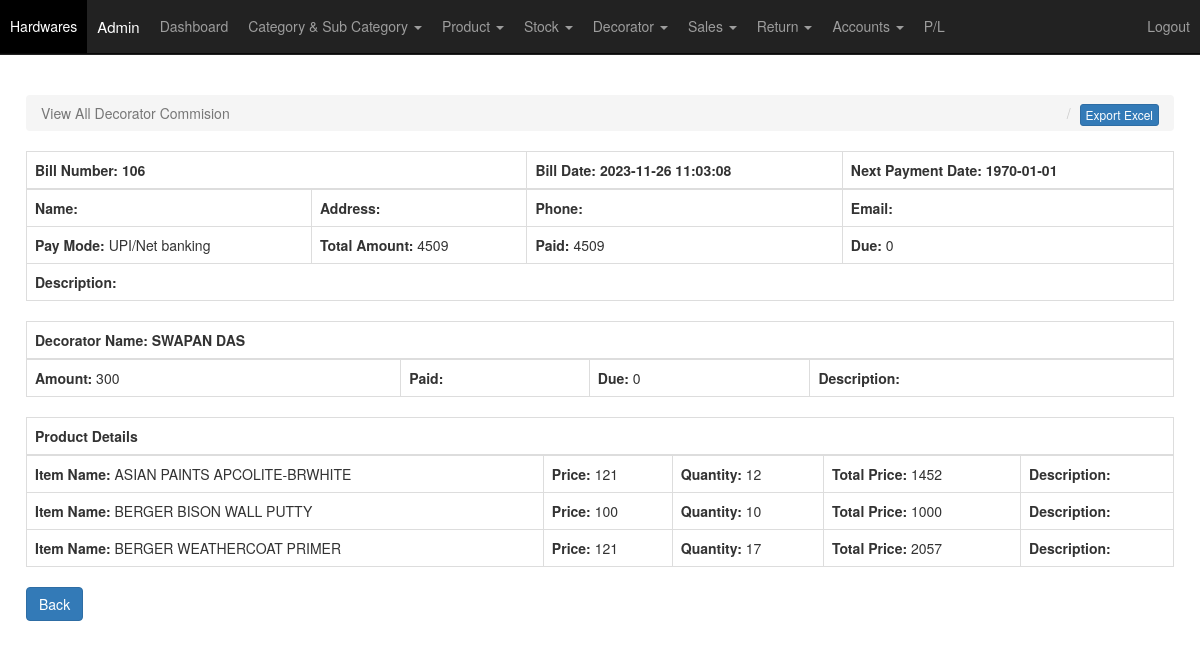
/view_commision.php?flag=view&view_id=8 (signed in), run on the app's committed database.
### tables this page shows
CREATE TABLE `sales` (
  `sales_id` int NOT NULL,
  `bill_number` varchar(55) NOT NULL,
  `name` varchar(255) NOT NULL,
  `address` varchar(255) NOT NULL,
  `phone` varchar(55) NOT NULL,
  `email` varchar(55) NOT NULL,
  `pay_mode` varchar(55) NOT NULL,
  `total_purchase_amount` varchar(155) NOT NULL,
  `total_amount` varchar(55) NOT NULL,
  `paid` varchar(55) NOT NULL,
  `due` varchar(55) NOT NULL,
  `description` longtext NOT NULL,
  `decorator_id` varchar(55) NOT NULL,
  `next_payment_date` varchar(55) NOT NULL,
  `refer_type` varchar(15) NOT NULL DEFAULT 'S',
  `insert_date` datetime NOT NULL DEFAULT CURRENT_TIMESTAMP
);

CREATE TABLE `decorator` (
  `decorator_id` int NOT NULL,
  `name` varchar(155) NOT NULL,
  `phone` varchar(55) NOT NULL,
  `address` varchar(255) NOT NULL,
  `insert_date` datetime NOT NULL DEFAULT CURRENT_TIMESTAMP
);

CREATE TABLE `decorator_commision` (
  `decorator_commision_id` int NOT NULL,
  `sales_id` int NOT NULL,
  `decorator_id` int NOT NULL,
  `decorator_amount` varchar(55) NOT NULL,
  `decorator_paid` varchar(55) NOT NULL,
  `decorator_due` varchar(55) NOT NULL,
  `description` longtext NOT NULL,
  `insert_date` datetime NOT NULL DEFAULT CURRENT_TIMESTAMP
);

CREATE TABLE `item_sales` (
  `item_sales_id` int NOT NULL,
  `sales_id` int NOT NULL,
  `item_name` varchar(155) NOT NULL,
  `quantity` varchar(55) NOT NULL,
  `price` varchar(55) NOT NULL,
  `total_price` varchar(55) NOT NULL,
  `description` varchar(255) NOT NULL,
  `refer_type` varchar(15) NOT NULL DEFAULT 'S',
  `insert_date` datetime NOT NULL DEFAULT CURRENT_TIMESTAMP
);

CREATE TABLE `product` (
  `product_id` int NOT NULL,
  `category_id` int NOT NULL,
  `sub_category_id` int NOT NULL,
  `product_name` varchar(255) NOT NULL,
  `product_volume` varchar(155) NOT NULL,
  `product_desc` varchar(255) NOT NULL,
  `quantity` varchar(55) NOT NULL DEFAULT '0',
  `insert_date` datetime NOT NULL DEFAULT CURRENT_TIMESTAMP
);

### view_commision.php (the view, shortened to what this page needs)
<?php include "include/header.php"; ?>
    <div id="wrapper">
        <?php include "top-menu.php"; ?>
        <div id="page-wrapper">
            <div class="container-fluid">
                <p>&nbsp;</p>
                <div class="row">
                    <div class="col-lg-12">
                        <ol class="breadcrumb">
                            <li class="active">
                                <i class="fa fa-dashboard"></i> View All  Decorator Commision
                            </li>
                            <li style="float:right;"><button class="btn btn-primary btn-xs" onclick="ExportToExcel('xlsx')">Export Excel</button></li>
                        </ol>
                    </div>
                </div>
                <div class="row">
                    <?php if($_REQUEST['flag'] == "edit") {
                          $show = mysqli_fetch_array(mysqli_query($conn, "SELECT * from `decorator_commision` where `decorator_commision_id` = '$_REQUEST[edit_id]'")); ?>
                        <div class="col-lg-12 col-md-12">
                            <form role="form" action="<?php echo $_SERVER['PHP_SELF']; ?>" method="POST">
                                <input name="decorator_commision_id" value="<?php echo $show['decorator_commision_id']; ?>" type="hidden">
                                <div class="col-lg-12">
                                    <table class="table table-bordered">
                                        <thead>
                                          <tr class="success">
                                            <th>Decorator Name</th>
                                            <th>Total Commision</th>
                                            <th>Previous Payment</th>
                                            <th>Due Amount</th>
                                          </tr>
                                        </thead>
                                        <tbody>
                                          <tr>
                                            <td>Rs. <?php $show_dec = mysqli_fetch_array(mysqli_query($conn, "SELECT * FROM decorator WHERE decorator_id='".$show['decorator_id']."'")); echo $show_dec['name']; ?> ( <?php echo $show_dec['phone']; ?> )</td>
                                            <td>Rs. <?php echo $show['decorator_amount']; ?></td>
                                            <td>Rs. <?php echo $show['decorator_paid']; ?><input name="prepaid" type="hidden" value="<?php echo $show['decorator_paid']; ?>"></td>
                                            <td>Rs. <?php echo $show['decorator_due']; ?><input id="pddue" name="pddue" type="hidden" value="<?php echo $show['decorator_due']; ?>"></td>
                                          </tr>
                                        </tbody>
                                    </table>
                                </div>
                                <div class="col-md-2">
                                    <div class="form-group">
                                      <label>Total Amount</label>
                                      <input class="form-control" id="damount" name="tamount" type="text" value="<?php echo $show['decorator_amount']; ?>" placeholder="Enter Total Amount">
                                    </div>
                                </div>
                                <div class="col-md-2">
                                    <div class="form-group">
                                      <label>Paid</label>
                                      <input class="form-control" id="ppaid" name="paid" type="text" onkeyup="calc1()" placeholder="Enter Paid">
                                    </div>
                                </div>
                                <div class="col-md-2">
                                    <div class="form-group">
                                      <label>Due</label>
                                      <input class="form-control" id="ddue" name="due" type="text" placeholder="Enter Due">
                                    </div>
                                </div>
                                <div class="col-md-6">
                                    <div class="form-group">
                                      <label>Description</label>
                                      <textarea class="form-control" name="description" rows="4" cols="50" placeholder="Enter Description" style="height:80px;"><?php echo $show['description']; ?></textarea>
                                    </div>
                                </div>
                                <div class="col-md-3">
                                    <div class="form-group">
                                        <input name="update" class="btn btn-primary" type="submit" value="Update" />
                                        <a href="view_commision.php" class="btn btn-primary">Cancel</a>
                                    </div>
                                </div>
                            </form>
                    </div>
                    <?php } else if($_REQUEST['flag'] == "view") {
                          $show_sales = mysqli_fetch_array(mysqli_query($conn, "SELECT * from `sales` where `sales_id` = '$_REQUEST[view_id]'")); ?>
                    <div class="col-lg-12 col-md-12">
                          <div class="table-responsive">
                              <table class="table table-bordered">
                                <thead>
                                  <tr>
                                    <th colspan="2">Bill Number: <?php echo $show_sales['bill_number']; ?></th>
                                    <th>Bill Date: <?php echo $show_sales['insert_date']; ?></th>
                                    <th>Next Payment Date: <?php echo $show_sales['next_payment_date']; ?></th>
                                  </tr>
                                </thead>
                                <tbody>
                                  <tr>
                                    <td><b>Name:</b> <?php echo $show_sales['name']; ?></td>
                                    <td><b>Address:</b> <?php echo $show_sales['address']; ?></td>
                                    <td><b>Phone:</b> <?php echo $show_sales['phone']; ?></td>
                                    <td><b>Email:</b> <?php echo $show_sales['email']; ?></td>
                                  </tr>
                                  <tr>
                                    <td><b>Pay Mode:</b> <?php echo $show_sales['pay_mode']; ?></td>
                                    <td><b>Total Amount:</b> <?php echo $show_sales['total_amount']; ?></td>
                                    <td><b>Paid:</b> <?php echo $show_sales['paid']; ?></td>
                                    <td><b>Due:</b> <?php echo $show_sales['due']; ?></td>
                                  </tr>
                                  <tr>
                                    <td colspan="4"><b>Description:</b> <?php echo $show_sales['description']; ?></td>
                                  </tr>
                                </tbody>
                              </table>
                            </div>
                            <?php $show_dec = mysqli_fetch_array(mysqli_query($conn, "SELECT * from `decorator` where `decorator_id` = '".$show_sales['decorator_id']."'")); ?>
                          <div class="table-responsive mt-3">
                              <table class="table table-bordered">
                                <thead>
                                  <tr>
                                    <th colspan="4">Decorator Name: <?php echo $show_dec['name']; ?></th>
                                  </tr>
                                </thead>
                                <tbody>
                                  <?php $sql_comm = mysqli_query($conn, "SELECT * FROM decorator_commision WHERE sales_id='".$show_sales['sales_id']."'");
                                        while($show_comm = mysqli_fetch_array($sql_comm)) { ?>
                                  <tr>
                                    <td><b>Amount:</b> <?php echo $show_comm['decorator_amount']; ?></td>
                                    <td><b>Paid:</b> <?php echo $show_comm['decorator_paid']; ?></td>
                                    <td><b>Due:</b> <?php echo $show_comm['decorator_due']; ?></td>
                                    <td><b>Description:</b> <?php echo $show_comm['description']; ?></td>
                                  </tr>
                                  <?php } ?>
                                </tbody>
                              </table>
                            </div>
                          <div class="table-responsive mt-3">
                              <table class="table table-bordered">
                                <thead>
                                  <tr>
                                    <th colspan="5">Product Details</th>
                                  </tr>
                                </thead>
                                <tbody>
                                  <?php $sql_item = mysqli_query($conn, "SELECT * FROM item_sales WHERE sales_id='".$show_sales['sales_id']."'");
                                        while($show_item = mysqli_fetch_array($sql_item)) { ?>
                                  <tr>
                                    <td><b>Item Name:</b> <?php $show_nam = mysqli_fetch_array(mysqli_query($conn, "SELECT * from `product` where `product_id` = '".$show_item['item_name']."'")); ?><?php echo $show_nam['product_name']; ?></td>
                                    <td><b>Price:</b> <?php echo $show_item['price']; ?></td>
                                    <td><b>Quantity:</b> <?php echo $show_item['quantity']; ?></td>
                                    <td><b>Total Price:</b> <?php echo $show_item['total_price']; ?></td>
                                    <td><b>Description:</b> <?php echo $show_item['description']; ?></td>
                                  </tr>
                                  <?php } ?>
                                </tbody>
                              </table>
                            </div>
                                    <div class="form-group">
                                        <a href="view_commision.php" class="btn btn-primary">Back</a>
                                    </div>
                    </div>
                    <?php } ?>
                </div>
            </div>
        </div>
    </div>
<?php include "include/footer.php"; ?>

### css/sb-admin.css (style rules this page uses)
body { margin-top: 100px; background-color: #222; }
@media (min-width:768px) { body { margin-top:0px; } }
#wrapper { padding-left: 0; }
#page-wrapper { width: 100%; padding: 0; background-color: #fff; min-height:800px; }
@media (min-width:768px) { #wrapper { padding-top:55px; } }
@media (min-width:768px) { #page-wrapper { padding: 10px; } }

### data on the page
sales: bill_number "106", insert_date "2023-11-26 11:03:08", next_payment_date "1970-01-01", pay_mode "UPI/Net banking", total_amount "4509", paid "4509", due "0"
decorator: name "SWAPAN DAS"
decorator_commision: decorator_amount "300", decorator_due "0"
item_sales: product.product_name "ASIAN PAINTS APCOLITE-BRWHITE", price "121", quantity "12", total_price "1452"
item_sales: product.product_name "BERGER BISON WALL PUTTY", price "100", quantity "10", total_price "1000"
item_sales: product.product_name "BERGER WEATHERCOAT PRIMER", price "121", quantity "17", total_price "2057"

### other printed values
$_SESSION['cus']['name'] "Admin"
